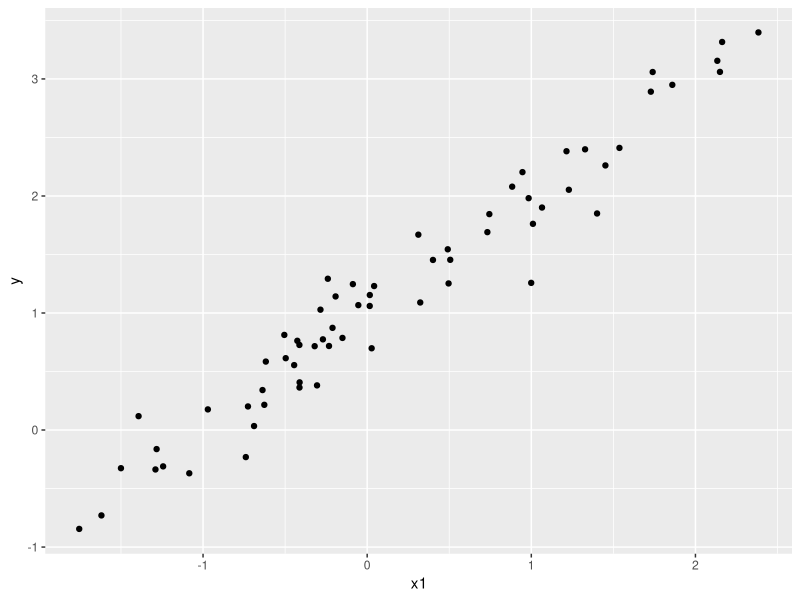
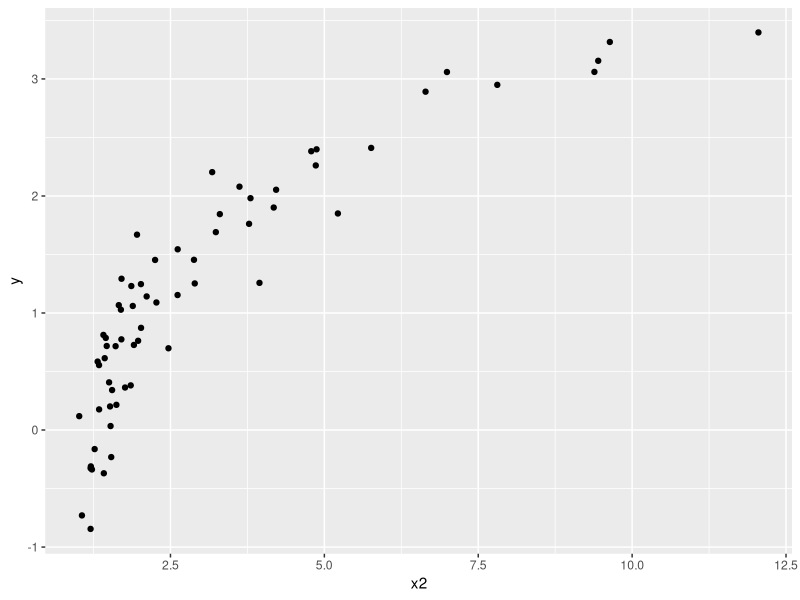
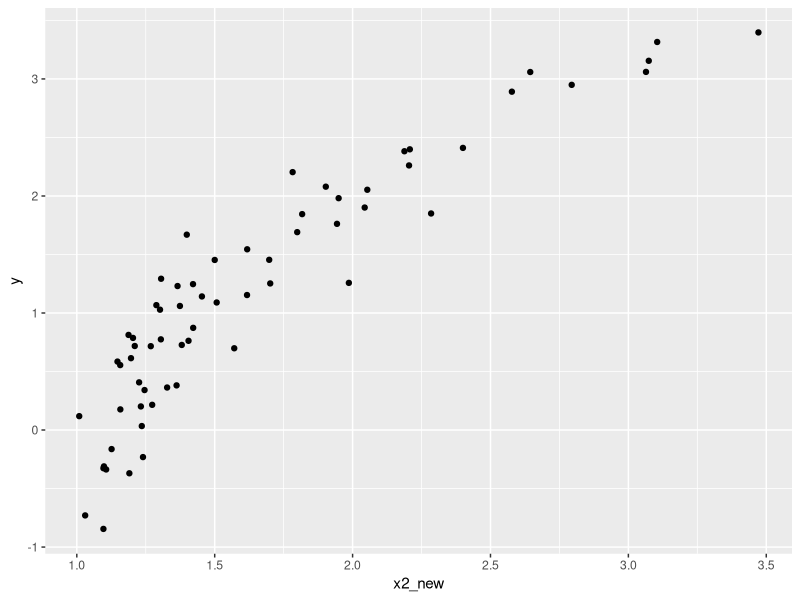
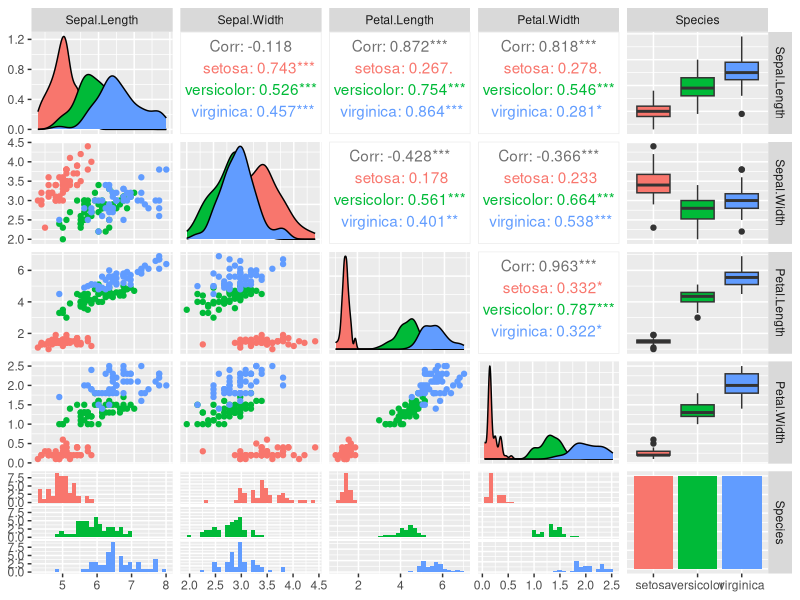

The R script that drew these images, in order:
library(tidyverse)
n <- 64
p <- 2
x1 <- rnorm(n = n)
y <- 1 + x1 + rnorm(n = n, sd = 1/4)
x2 <- 1 + abs(exp(x1) + rnorm(n = n, sd = 1/4))
dat <- data.frame(x1 = x1, x2 = x2, y = y)

ggplot(dat, aes(x = x1, y=y)) +
  geom_point()

ggplot(dat, aes(x = x2, y=y)) +
  geom_point()


#Log Transformation
dat <- dat %>%
  mutate(x2_new = log(x2))

#Square-Root Transformation
dat <- dat %>%
  mutate(x2_new = sqrt(x2))

ggplot(dat, aes(x = x2_new, y=y)) +
  geom_point()

# --------------------------------------------

data(iris)
library(GGally)
ggpairs(iris, aes (colour = Species))

